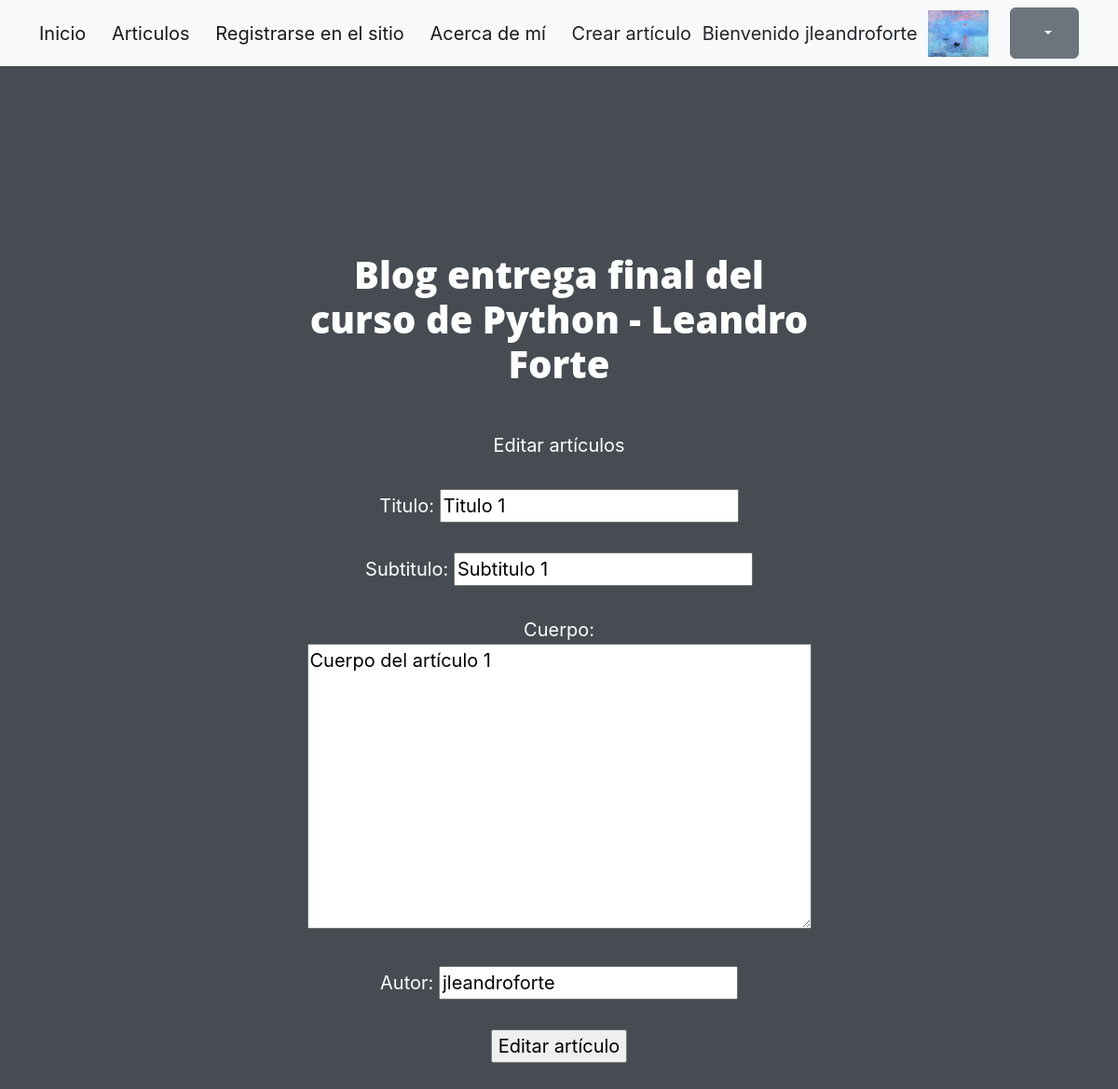
/editar_articulo/7/ (signed in), run on the app's committed database.
### AppPerfiles/models.py (models this page shows, shortened)
class Avatar(models.Model):
    user = models.OneToOneField(User, on_delete=models.CASCADE, null=True)
    imagen = models.ImageField(upload_to='avatares', null=True, blank=True)

### AppBlog/models.py (models this page shows, shortened)
class Articulo(models.Model):
    titulo=models.CharField(max_length=999)
    subtitulo=models.CharField(max_length=999)
    cuerpo=models.TextField()
    fecha=models.DateField(null=False, blank=False, auto_now_add=True)
    autor=models.CharField(max_length=255)
    owner = models.ForeignKey(settings.AUTH_USER_MODEL, on_delete=models.CASCADE)

### AppBlog/views.py (the view, shortened to what this page needs)
# urls.py: path('editar_articulo/<int:pk>/', ArticuloUpdateView.as_view(), name='editar_articulo'),
class ArticuloUpdateView(LoginRequiredMixin, View):
    model = Articulo
    template_name = 'AppBlog/detalle_articulo.html'
    fields = ['titulo', 'subtitulo', 'cuerpo','autor']
    fields_exclude = ['fecha']
    success_url = reverse_lazy('Articulos')
    def get(self, request, pk):
        art = get_object_or_404(Articulo, id=pk)
        form = Formulario_Articulo(instance=art)
        ctx = {'formulario': form,'articulo':art}
        return render(request, 'AppBlog/editar_articulo.html', ctx)

### AppBlog/forms.py
class Formulario_Articulo(forms.ModelForm):
    class Meta:
        model = Articulo
        fields = ['titulo','subtitulo','cuerpo','autor']

### AppBlog/Templates/AppBlog/editar_articulo.html (shortened to what this page needs)
{% extends 'AppBlog/base.html' %}
{% load static %}
{% block content %}
<body>
    <p> Editar artículos  </p>
        <p>
        <form action="{% url 'editar_articulo' articulo.id %}" method="POST">
            {{ formulario.as_p }}
            <input type="submit" value="Editar artículo" />
        </form>
        </p>
</body>
{% endblock %}

### AppBlog/Templates/AppBlog/base.html (shortened to what this page needs)
{% load static %}
<!DOCTYPE html>
<html lang="en">
    <head>
        <link href="https://cdn.jsdelivr.net/npm/bootstrap-icons@1.5.0/font/bootstrap-icons.css" rel="stylesheet" type="text/css" />
        <link href="https://cdn.jsdelivr.net/npm/bootstrap@5.3.0-alpha3/dist/css/bootstrap.min.css" rel="stylesheet">
        <link href="{% static 'AppBlog\css\styles.css' %}" rel="stylesheet" />
    </head>
    <body>
        <nav class="navbar navbar-light bg-light static-top">
            <div class="container">
                <a class="navbar-brand" href="{% url 'Inicio' %}">Inicio</a>
                <a class="navbar-brand" href="{% url 'Articulos' %}">Articulos</a>
                <a class="navbar-brand" href="{% url 'registro' %}"> Registrarse en el sitio</a>
                <a class="navbar-brand" href="{% url 'About' %}">Acerca de mí</a>
                {% if user.is_authenticated %}
                <a button type="button" href="{% url 'crear_articulo' %}">Crear artículo</a>
                <span> Bienvenido {{ user.username }} </span> <img height="50px" src="{{ user.avatar.imagen.url }}" />
                <br>
                <div class="dropdown">
                    <button class="btn btn-secondary dropdown-toggle" type="button" id="dropdownMenuButton1" data-bs-toggle="dropdown" aria-expanded="false">
                    </button>
                {% endif %}
            </div>
</nav>
        <header class="masthead">
            <div class="container position-relative">
                <div class="row justify-content-center">
                    <div class="col-xl-6">
                        <div class="text-center text-white">
                            <h1 class="mb-5">Blog entrega final del curso de Python - Leandro Forte </h1>
{% block content %}
{% endblock %}
    </body>
</html>

### data on the page
Articulo: titulo "Titulo 1", subtitulo "Subtitulo 1", cuerpo "Cuerpo del artículo 1", autor "jleandroforte"

### other printed values
{{ user.username }} "jleandroforte"
